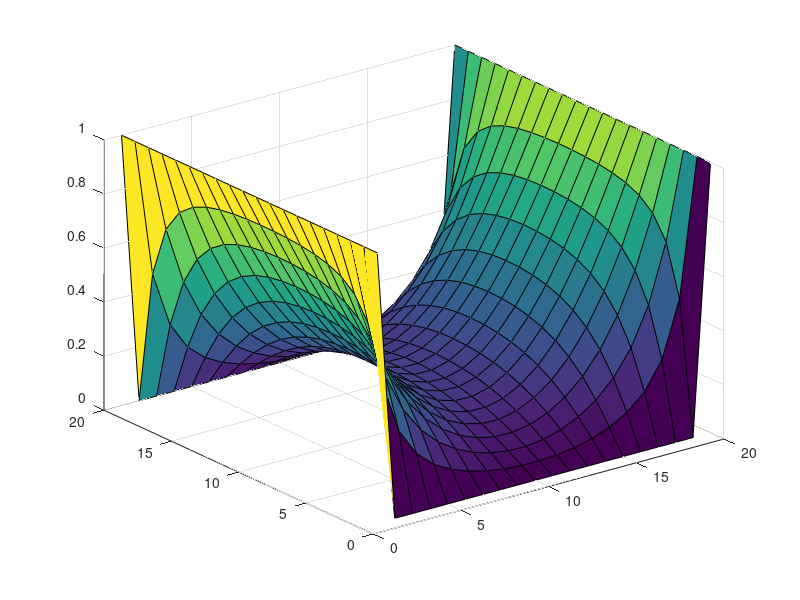
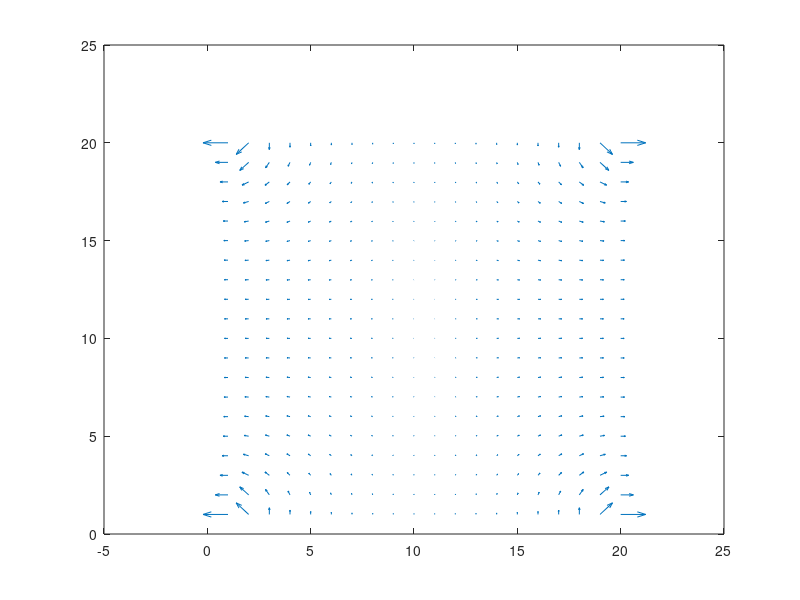

These charts were generated, in order, by the following MATLAB code:
%hanan alshatti PA 4 101137569%

row = 20; col =20;
v = zeros(row,col);
v(:,1) = 1;
v(:,col) = 1;
x = 20;
y = 20;
[x,y] = meshgrid(1:x,1:y);

for n = 1:35
    figure(1)
    surf(x,y,v)
    pause(0.2)
    for f = 2: col-1
        for o  = 1: row
            if o == 1
                v(o,f) = 0;
            elseif o == row
                v(o,f) = 0;
            else
                v(o,f) = (v(o-1,f)+v(o+1,f)+v(o,f+1)+v(o,f-1))/4;   
            end
        end   
    end
end

figure(2)
[Nx,Ny] = gradient(v,1,1);
quiver(x,y,Nx,Ny)